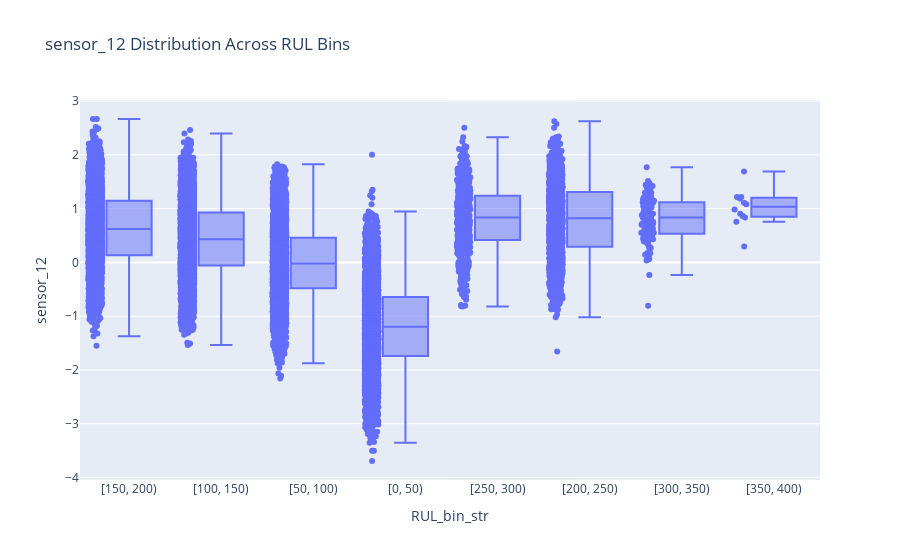
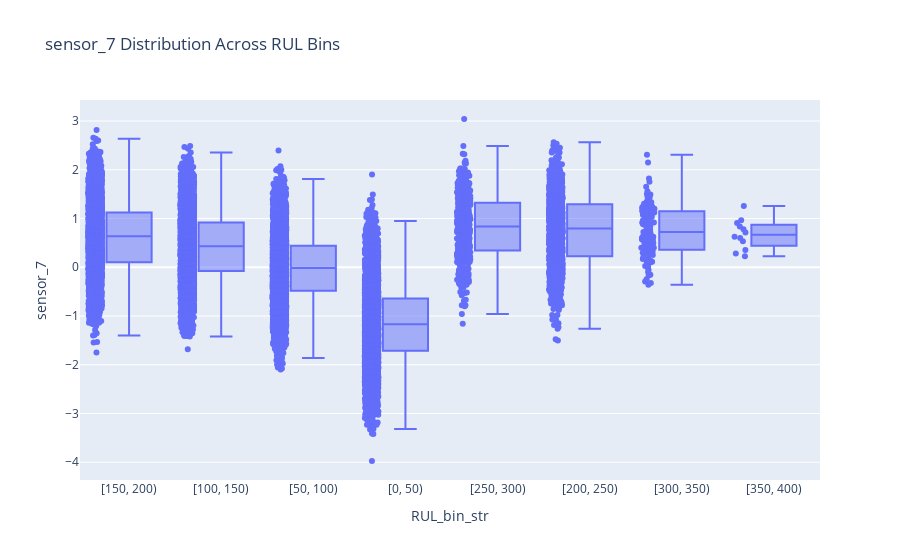
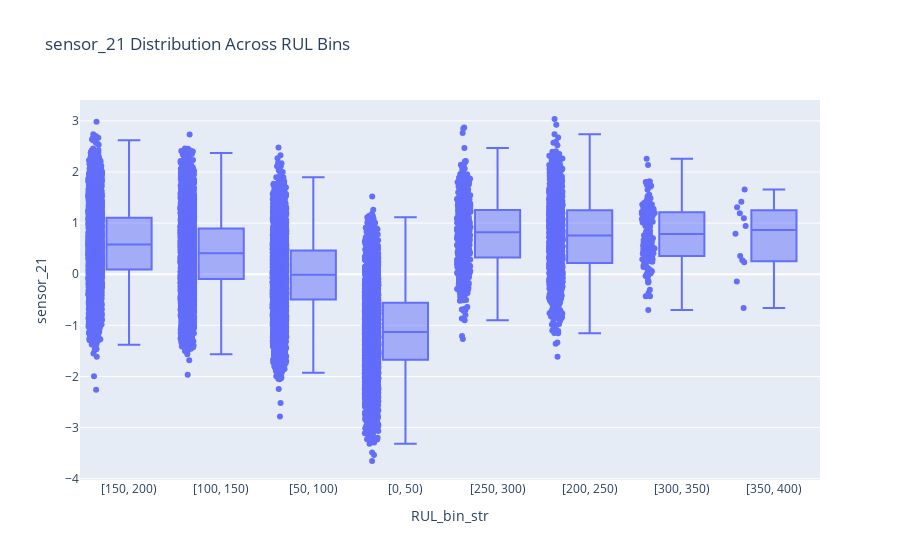
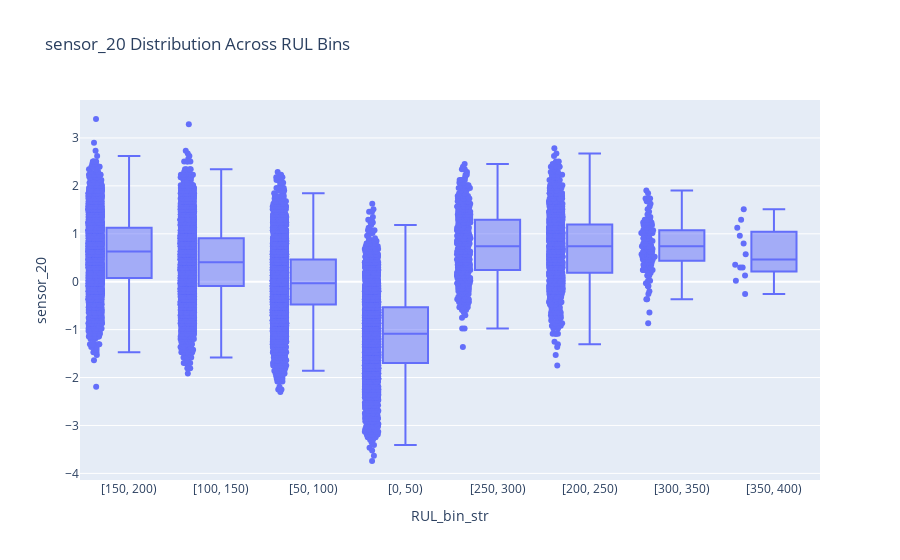

Notebook source saved alongside these figures, in order:
### Code cell
import plotly.express as px

sensors = ['sensor_12','sensor_7','sensor_21','sensor_20']

for sensor in sensors:
    fig = px.box(
        scaled_df_top_5, 
        x='RUL_bin_str', 
        y=sensor, 
        points='all',
        title=f'{sensor} Distribution Across RUL Bins'
    )
    fig.show()

### Figure 1 — Plotly figure (JSON) as saved in the notebook; plotly's stock layout.template omitted (floating-point values rounded to 4 significant figures; data arrays with more than 128 entries replaced by an {"elided": "..."} marker saying what was removed)
{"data": [{"alignmentgroup": "True", "boxpoints": "all", "hovertemplate": "RUL_bin_str=%{x}<br>sensor_12=%{y}<extra></extra>", "legendgroup": "", "marker": {"color": "#636efa"}, "name": "", "notched": false, "offsetgroup": "", "orientation": "v", "showlegend": false, "type": "box", "x": {"elided": "20631 str values"}, "x0": " ", "xaxis": "x", "y": {"elided": "20631 float values"}, "y0": " ", "yaxis": "y"}], "layout": {"boxmode": "group", "legend": {"tracegroupgap": 0}, "title": {"text": "sensor_12 Distribution Across RUL Bins"}, "xaxis": {"anchor": "y", "domain": [0, 1], "title": {"text": "RUL_bin_str"}}, "yaxis": {"anchor": "x", "domain": [0, 1], "title": {"text": "sensor_12"}}}}

### Figure 2 — Plotly figure (JSON) as saved in the notebook; plotly's stock layout.template omitted (floating-point values rounded to 4 significant figures; data arrays with more than 128 entries replaced by an {"elided": "..."} marker saying what was removed)
{"data": [{"alignmentgroup": "True", "boxpoints": "all", "hovertemplate": "RUL_bin_str=%{x}<br>sensor_7=%{y}<extra></extra>", "legendgroup": "", "marker": {"color": "#636efa"}, "name": "", "notched": false, "offsetgroup": "", "orientation": "v", "showlegend": false, "type": "box", "x": {"elided": "20631 str values"}, "x0": " ", "xaxis": "x", "y": {"elided": "20631 float values"}, "y0": " ", "yaxis": "y"}], "layout": {"boxmode": "group", "legend": {"tracegroupgap": 0}, "title": {"text": "sensor_7 Distribution Across RUL Bins"}, "xaxis": {"anchor": "y", "domain": [0, 1], "title": {"text": "RUL_bin_str"}}, "yaxis": {"anchor": "x", "domain": [0, 1], "title": {"text": "sensor_7"}}}}

### Figure 3 — Plotly figure (JSON) as saved in the notebook; plotly's stock layout.template omitted (floating-point values rounded to 4 significant figures; data arrays with more than 128 entries replaced by an {"elided": "..."} marker saying what was removed)
{"data": [{"alignmentgroup": "True", "boxpoints": "all", "hovertemplate": "RUL_bin_str=%{x}<br>sensor_21=%{y}<extra></extra>", "legendgroup": "", "marker": {"color": "#636efa"}, "name": "", "notched": false, "offsetgroup": "", "orientation": "v", "showlegend": false, "type": "box", "x": {"elided": "20631 str values"}, "x0": " ", "xaxis": "x", "y": {"elided": "20631 float values"}, "y0": " ", "yaxis": "y"}], "layout": {"boxmode": "group", "legend": {"tracegroupgap": 0}, "title": {"text": "sensor_21 Distribution Across RUL Bins"}, "xaxis": {"anchor": "y", "domain": [0, 1], "title": {"text": "RUL_bin_str"}}, "yaxis": {"anchor": "x", "domain": [0, 1], "title": {"text": "sensor_21"}}}}

### Figure 4 — Plotly figure (JSON) as saved in the notebook; plotly's stock layout.template omitted (floating-point values rounded to 4 significant figures; data arrays with more than 128 entries replaced by an {"elided": "..."} marker saying what was removed)
{"data": [{"alignmentgroup": "True", "boxpoints": "all", "hovertemplate": "RUL_bin_str=%{x}<br>sensor_20=%{y}<extra></extra>", "legendgroup": "", "marker": {"color": "#636efa"}, "name": "", "notched": false, "offsetgroup": "", "orientation": "v", "showlegend": false, "type": "box", "x": {"elided": "20631 str values"}, "x0": " ", "xaxis": "x", "y": {"elided": "20631 float values"}, "y0": " ", "yaxis": "y"}], "layout": {"boxmode": "group", "legend": {"tracegroupgap": 0}, "title": {"text": "sensor_20 Distribution Across RUL Bins"}, "xaxis": {"anchor": "y", "domain": [0, 1], "title": {"text": "RUL_bin_str"}}, "yaxis": {"anchor": "x", "domain": [0, 1], "title": {"text": "sensor_20"}}}}
